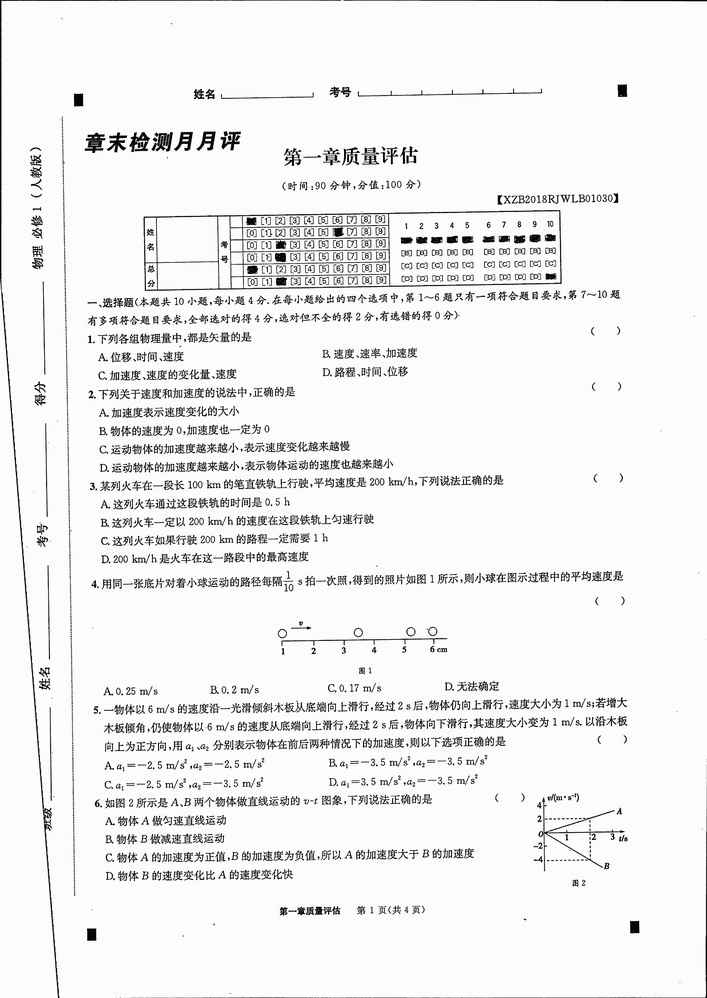
#> input picture 062202.jpg, 707 x 998 px, shrunk from 4952 x 6997 before the run
$ python detect_paper.py   (Python 2 division)   (older library calls are emulated)
#> lines starting #> are read from the running program, lines starting #| are printed output that depends on the picture; after the words box and inside, x2 and y2 are one past the last pixel; in counts of white or black regions, pixels touching at a corner belong together
### new_detect_image.py
#-*-coding:utf-8 -*-
import cv2
import numpy as np
from PIL import Image
import imutils
from imutils import contours
from imutils.perspective import four_point_transform
import os
import json


# [10 lines left out: function mylog, not called in this run]


class Paper:
    def __init__(self,image_path="qingxie.png",quenos=None,std_ans_y=None):
        '''
        具体试卷处理
        从试卷中找出答案区域
        '''
        self.quenos = quenos
        self.std_ans_y = std_ans_y
        #图片路径
        self.image_path = image_path
        #腐蚀后的图像
        self.erode_image = None
        #膨胀后的图像
        self.dilate_image = None

        #腐蚀与膨胀核大小
        #腐蚀核大小
        self.edsize = cv2.getStructuringElement(cv2.MORPH_CROSS,(5,20))
        #膨胀核大小
        self.dilsize = cv2.getStructuringElement(cv2.MORPH_CROSS,(2,2))

        #cv2图片对象
        self.image = cv2.imread(self.image_path)

        #图片的宽高度
        self.width = self.image.shape[1]
        self.height = self.image.shape[0]

        #图片转成灰度图
        self.gray = cv2.cvtColor(self.image, cv2.COLOR_BGR2GRAY)
        #做高斯模糊处理
        blurred = cv2.GaussianBlur(self.gray, (5, 5), 0)
        #边缘检测后的图
        self.edged = cv2.Canny(self.gray, 75, 200)

        #对灰度图进行二值化处理
        ret,thresh = cv2.threshold(self.gray,0,250,cv2.THRESH_BINARY_INV | cv2.THRESH_OTSU)
        # [4 lines of commented-out code are left out]
        self.thresh = thresh

        #输出边缘检测图像
        spt_lst = os.path.splitext(image_path)
        edged_path = spt_lst[0] + '_edged' + spt_lst[1]
        cv2.imwrite(edged_path,self.edged)
        #输出thresh二值图
        thresh_path = spt_lst[0] + '_thresh' + spt_lst[1]
        cv2.imwrite(thresh_path,self.thresh)

    # [10 lines left out: function _erode, not called in this run]


    def _dilate(self):
        '''
        图像膨胀操作
        '''
        #self.dilate_image = cv2.erode(self.thresh,self.edsize)
        self.dilate_image = cv2.dilate(self.thresh,self.dilsize)
        #输出膨胀后的图像
        spt_lst = os.path.splitext(self.image_path)
        dilate_path = spt_lst[0] + '_dilate' + spt_lst[1]
        cv2.imwrite(dilate_path,self.dilate_image)

    def get_ans_point(self):
        '''
        从试卷中提取答案区域
        获取答案区域定位点
        '''
        # [5 lines of commented-out code are left out]
        self._dilate()
        #cnts = cv2.findContours(self.thresh, cv2.RETR_TREE, cv2.CHAIN_APPROX_SIMPLE)
        cnts = cv2.findContours(self.dilate_image, cv2.RETR_TREE, cv2.CHAIN_APPROX_SIMPLE)
        all_attr = cnts[1]
        cnts = cnts[0] if imutils.is_cv2() else cnts[1]

        #print cnts,33333333333333333

        if len(cnts) > 0:
            cnts = sorted(cnts, key=cv2.contourArea, reverse=True)

            all_c = []
            for c in cnts:
                peri = 0.01*cv2.arcLength(c, True)

                approx = cv2.approxPolyDP(c, peri, True)
                if len(approx)==4:
                    (x, y, w, h) = cv2.boundingRect(c)
                    # [8 lines of commented-out code are left out]
                    if w > self.width*0.25 and x>50 and y>100:
                        #print 5555555555555555

                        #标识出识别出的机型轮廓并输出
                        cv2.drawContours(self.image,c,-1,(255,0,255),3)
                        spt_lst = os.path.splitext(self.image_path)
                        draw_path = spt_lst[0] + '_draw' + spt_lst[1]
                        cv2.imwrite(draw_path,self.image)

                        all_c.append({'x':x,'y':y,'w':w,'h':h})

            all_c = sorted(all_c,key=lambda x:x['w'],reverse=True)
            #print all_c,1111111111111
            for _c in all_c:
                x = _c.get('x')
                y = _c.get('y')
                w = _c.get('w')
                h = _c.get('h')
                return (x,y,x+w,y+h)
                return (x+5,y+5,x+w-5,y+h-10)

        else:
            return None

    # [12 lines left out: function _line, not called in this run]

    def cut_ans_area(self,cut_point=None):
        '''
        从试卷裁剪出答题卡区域图片
        '''
        #print cut_point,66666666666666666666666
        img = Image.open(self.image_path)
        region = img.crop(cut_point)

        spt_lst = os.path.splitext(self.image_path)
        cut_path = spt_lst[0] + '_cut' + spt_lst[1]

        region.save(cut_path)

        return cut_path


class AnsDetect:
    '''
    答题卡区域选项识别
    '''

    def __init__(self,image_path="mark.png",quenos=None,std_ans_y=None):
        '''
        '''

        self.quenos = quenos
        self.std_ans_y = std_ans_y

        self.image_path = image_path
        self.erode_image = None
        self.dilate_image = None
        self.kh_std_x = None
        self.kh_std_y = None
        self.kh_std_w = None
        self.kh_std_h = None
        #腐蚀与膨胀核大小
        #self.edsize = cv2.getStructuringElement(cv2.MORPH_CROSS,(8,8))
        #self.edsize = cv2.getStructuringElement(cv2.MORPH_RECT,(6,10))
        #腐蚀
        self.edsize = cv2.getStructuringElement(cv2.MORPH_RECT,(15,13))
        #膨胀为提取框
        self.cnts_dilsize = cv2.getStructuringElement(cv2.MORPH_RECT,(2,2))
        #膨胀为提取答案
        self.ans_dilsize = cv2.getStructuringElement(cv2.MORPH_RECT,(15,10))

        self.image = cv2.imread(self.image_path)

        #图片的宽度
        self.width = self.image.shape[1]
        self.height = self.image.shape[0]

        self.gray = cv2.cvtColor(self.image, cv2.COLOR_BGR2GRAY)
        blurred = cv2.GaussianBlur(self.gray, (5, 5), 0)
        #edged = cv2.Canny(blurred, 75, 200)
        self.edged = cv2.Canny(self.gray, 75, 200)
        #对灰度图进行二值化处理
        #self.thresh = cv2.threshold(self.gray,200,255,cv2.THRESH_BINARY_INV | cv2.THRESH_OTSU)[1]
        self.thresh = cv2.threshold(self.gray.copy(),200,255,cv2.THRESH_BINARY_INV | cv2.THRESH_OTSU)[1]

        #输出边缘检测图像
        spt_lst = os.path.splitext(image_path)
        edged_path = spt_lst[0] + '_edged' + spt_lst[1]
        cv2.imwrite(edged_path,self.edged)

        #输出thresh二值图
        thresh_path = spt_lst[0] + '_thresh' + spt_lst[1]
        cv2.imwrite(thresh_path,self.thresh)


    # [10 lines left out: function _erode, not called in this run]


    def _dilate(self,cnts_dilsize=None):
        '''
        图像膨胀操作
        '''
        self.cnts_dilate_image = cv2.erode(self.thresh,self.cnts_dilsize)
        #self.dilate_image = cv2.dilate(self.erode_image,self.edsize1)
        #输出膨胀后的图像
        spt_lst = os.path.splitext(self.image_path)
        dilate_path = spt_lst[0] + '_dilate' + spt_lst[1]
        cv2.imwrite(dilate_path,self.cnts_dilate_image)

    # [10 lines left out: function _erode_dilate, not called in this run]


    def findKaoHaoCnts(self):
        '''
        '''
        kh_std_lst = []

        #膨胀凸显外侧轮廓
        self._dilate()

        img,cnts,hierarchy = cv2.findContours(self.cnts_dilate_image.copy(),cv2.RETR_TREE,cv2.CHAIN_APPROX_SIMPLE)
        #img,cnts,hierarchy = cv2.findContours(self.thresh.copy(),cv2.RETR_TREE,cv2.CHAIN_APPROX_SIMPLE)
        #img,cnts,hierarchy = cv2.findContours(self.edged.copy(),cv2.RETR_TREE,cv2.CHAIN_APPROX_SIMPLE)
        if len(cnts) > 0:
            cnts = sorted(cnts, key=cv2.contourArea, reverse=True)

            for i,c in enumerate(cnts):
                #轮廓逼近
                peri = cv2.arcLength(c, True)
                approx = cv2.approxPolyDP(c, 0.01 * peri, True)
                (x, y, w, h) = cv2.boundingRect(c)

                #print self.width/3
                if i >10:
                    break
                #print w,h
                cv2.drawContours(self.image,c,-1,(255,0,255),5)
                spt_lst = os.path.splitext(self.image_path)
                kh_ans_std_path = spt_lst[0] + '_drawcnts' + spt_lst[1]
                cv2.imwrite(kh_ans_std_path,self.image)

                if h > self.height/3:
                    continue
                if w < self.width/8:
                    continue
                if x > self.width/3:
                    continue

                kh_std_lst.append({'x':x,'y':y,'w':w,'h':h})


            kh_std_lst = sorted(kh_std_lst,key=lambda x:x['y'])

            return kh_std_lst[0]
        else:
            return None


    # [203 lines left out: functions findFillCnts, recKaoHao, recAns, _line, not called in this run]


# [36 lines that do not run on import are left out]

### detect_paper.py
#-*-coding:utf-8 -*-
from new_detect_image import Paper,AnsDetect
import cv2

# [11 lines left out: function mylog, not called in this run]

def get_ans_area(img_path=None):
    '''
    从试卷中分离出答题卡
    '''
    paper = Paper(img_path)
#> in __init__, self.image is the input picture: shape (998, 707, 3); min 0, max 255, mean 239.2
#> in __init__, `self.edged = cv2.Canny(self.gray, 75, 200)`:
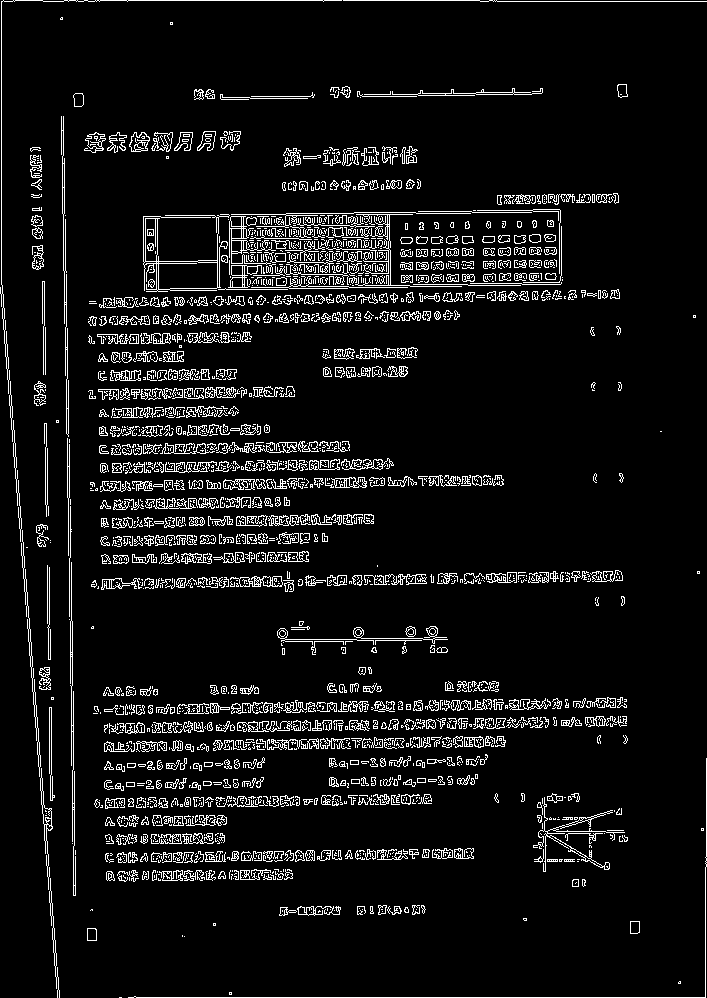
#> self.edged: shape (998, 707); 7.3% white in thin lines or dots
#> in __init__, `ret,thresh = cv2.threshold(self.gray,0,250,cv2.THRESH_BINARY_INV | cv2..`:
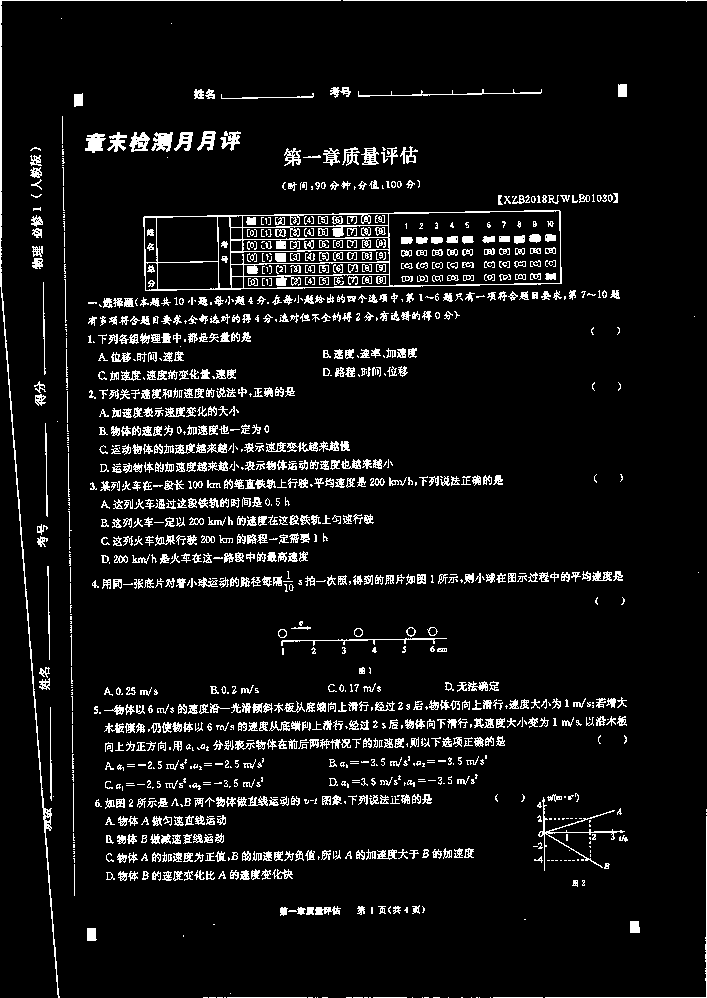
#> thresh: shape (998, 707); values 0 (black) and 250 (white), 7.3% white in thin lines or dots
#> in __init__, `ret,thresh = cv2.threshold(self.gray,0,250,cv2.THRESH_BINARY_INV | cv2..`: ret = 173
    #答案答题卡区域
    ans_area_point = paper.get_ans_point()
#> in _dilate, `self.dilate_image = cv2.dilate(self.thresh,self.dilsize)`:
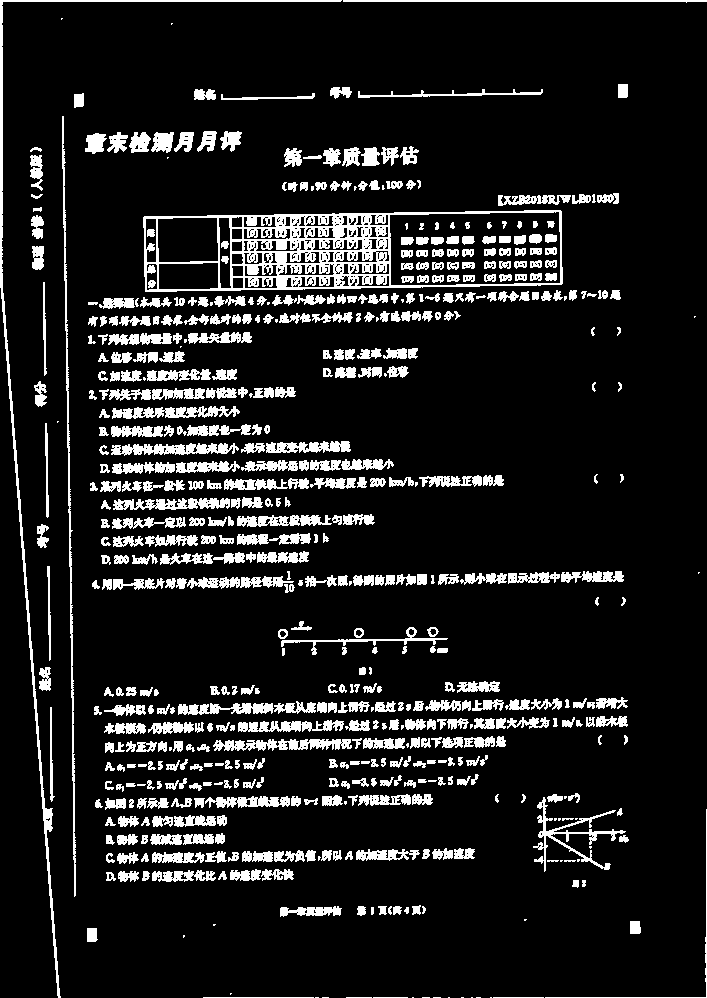
#> self.dilate_image: shape (998, 707); values 0 (black) and 250 (white), 12% white; 574 white regions (54 under 20 px)
#> in get_ans_point, `cnts = cv2.findContours(self.dilate_image, cv2.RETR_TREE, cv2.CHAIN_AP..`: cnts = 1779 contours, 1255 with area under 20; largest, box (x1, y1, x2, y2) and area: (143, 210, 563, 292) 31052, (389, 211, 561, 286) 12124, (157, 217, 219, 263) 2659, (0, 0, 342, 998) 2230, (158, 262, 219, 290) 1565
#> in get_ans_point, `all_attr = cnts[1]`: all_attr = 1779 rows, first 6: [1, -1, -1, -1], [2, 0, -1, -1], [3, 1, -1, -1], [4, 2, -1, -1], [5, 3, -1, -1], [6, 4, -1, -1]
#> the loop in get_ans_point, `for c in cnts:` made 1779 passes
#> (peri, approx, x, y, w, h, draw_path) on pass 1: (9.92, [[561, 211], [144, 216], [145, 291], [561, 284]], 143, 210, 420, 82, '062202_draw.jpg')
#> after the loop in get_ans_point, `for c in cnts:`: all_c = 1 item
#> the loop in get_ans_point, `for _c in all_c:` made 1 pass
#> (x, y, w, h) on pass 1: (143, 210, 420, 82)
#> ans_area_point = (143, 210, 563, 292)
    print u'答案区域:'
    print ans_area_point
#| (143, 210, 563, 292)
    if ans_area_point:
        ans_img_path = paper.cut_ans_area(ans_area_point)
#> in cut_ans_area, `cut_path = spt_lst[0] + '_cut' + spt_lst[1]`: cut_path = '062202_cut.jpg'
#> ans_img_path = '062202_cut.jpg'
        return ans_img_path
    return None


def rec_kaohao_str(ans_img_path=None,std_point=None):
    '''
    从答题卡识别出考号
    '''
    ansdetect = AnsDetect(ans_img_path)

    #考号区域标准信息提取
    kh_std_dct = ansdetect.findKaoHaoCnts()

    #腐蚀核计算方法std_w/2,std_h/3,链接核计算方法std_w/6,std_h/6
    std_w = std_point.get('w')
    std_h = std_point.get('h')

    #腐蚀核大小
    edsize = cv2.getStructuringElement(cv2.MORPH_RECT,(std_w/2,std_h/3))

    dilsize = cv2.getStructuringElement(cv2.MORPH_RECT,(std_w/2,std_h/3))

    dilsize_join = cv2.getStructuringElement(cv2.MORPH_CROSS,(std_w/6,std_w/6))

    if kh_std_dct:

        #识别考号
        kh_str = ansdetect.recKaoHao(kh_std_dct,edsize,dilsize)

        return kh_str

    return ''

# [31 lines left out: function rec_shit_ans, not called in this run]


if __name__ == "__main__":
    # [4 lines of commented-out code are left out]
    img_path = '062202.jpg'
    #img_path = '062203.jpg'
    #img_path = '010118.jpg'
    #选择题题号
    #std_quenos = [1,2,3,4,5,8,9,10,11,12,13,14,15,16,17,18,19,20]
    std_quenos = [1,2,3,4,5,6,7,8,9,10]
    #std_quenos = [1,2,4,5,8,9,10,11,12,13,14]

    #标准题号比例
    #ans_th_rate = [0.4171180931744312, 0.4452871072589382, 0.4723726977248104, 0.49837486457204766, 0.5265438786565547, 0.5644637053087758, 0.5915492957746479, 0.6175514626218852, 0.647887323943662, 0.6771397616468039, 0.7085590465872156, 0.7388949079089924, 0.7670639219934995, 0.7952329360780065, 0.8255687973997833, 0.8559046587215602, 0.8840736728060672, 0.9154929577464789, 0.942578548212351, 0.9685807150595883]
    #物理
    ans_th_rate = [0.6188679245283019, 0.6553459119496855, 0.6930817610062893, 0.730817610062893, 0.7660377358490567, 0.8188679245283019, 0.8566037735849057, 0.8930817610062893, 0.9308176100628931, 0.9685534591194969]
    #山东
    #ans_th_rate = [0.5682483889865261, 0.6080843585237259, 0.6461628588166374, 0.6818980667838312, 0.7217340363210311, 0.760398359695372, 0.7984768599882835, 0.8371411833626244, 0.8740480374926772, 0.9138840070298769, 0.9502050380785003]

    #标准选项比例
    #ans_xx_rate = [0.3442028985507246, 0.5217391304347826, 0.6920289855072463, 0.8695652173913043]
    ans_xx_rate = [0.3515625, 0.5390625, 0.734375, 0.9375]
    #ans_xx_rate = [0.3442028985507246, 0.5217391304347826, 0.6920289855072463, 0.8695652173913043]


    #开始
    ans_img_path = get_ans_area(img_path)
#> ans_img_path = '062202_cut.jpg'

    #std_point = {"y": 171, "x": 180, "w": 36, "h": 36}
    std_point = {"y": 171, "x": 180, "w": 64, "h": 88}

    kh_str = rec_kaohao_str(ans_img_path,std_point)
#> in __init__, `self.cnts_dilsize = cv2.getStructuringElement(cv2.MORPH_RECT,(2,2))`: self.cnts_dilsize = [[1, 1], [1, 1]]
#> in __init__, `blurred = cv2.GaussianBlur(self.gray, (5, 5), 0)`:
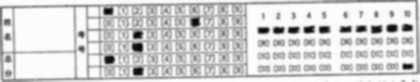
#> blurred: shape (82, 420); min 7, max 253, mean 210.1
#> in _dilate, `self.cnts_dilate_image = cv2.erode(self.thresh,self.cnts_dilsize)`:
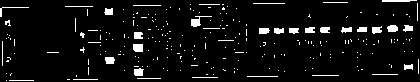
#> self.cnts_dilate_image: shape (82, 420); 5.8% white; 243 white regions (210 under 20 px)
#> in findKaoHaoCnts, `img,cnts,hierarchy = cv2.findContours(self.cnts_dilate_image.copy(),cv..`: cnts = 243 contours, 225 with area under 20; largest, box (x1, y1, x2, y2) and area: (133, 44, 143, 52) 61, (191, 16, 212, 27) 54, (387, 25, 398, 32) 51, (134, 68, 144, 76) 50, (105, 57, 115, 64) 48
#> the loop in findKaoHaoCnts, `for i,c in enumerate(cnts):` made 12 passes
#> (peri, x, y, w, h) on passes 1 to 8: (30.83, 133, 44, 10, 8), (65.9, 191, 16, 21, 11), (28.49, 387, 25, 11, 7), (29.66, 134, 68, 10, 8), (28.24, 105, 57, 10, 7), (28.24, 259, 28, 11, 6), (30.24, 134, 32, 9, 7), (32.49, 372, 26, 10, 8)
#> pass 1, in findKaoHaoCnts, `cv2.imwrite(kh_ans_std_path,self.image)`:
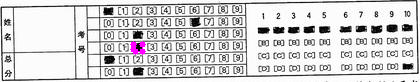
#> saved as 062202_cut_drawcnts.jpg: shape (82, 420, 3); mean B, G, R 210.8, 209.8, 210.8
#> after the loop in findKaoHaoCnts, `for i,c in enumerate(cnts):`:
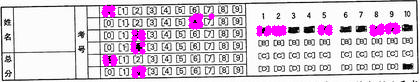
#> self.image: shape (82, 420, 3); mean B, G, R 215.9, 203.9, 215.9
#> after the loop in findKaoHaoCnts, `for i,c in enumerate(cnts):`: kh_std_lst = []
#> (the run stopped early here; a loop or call above may not have finished)
